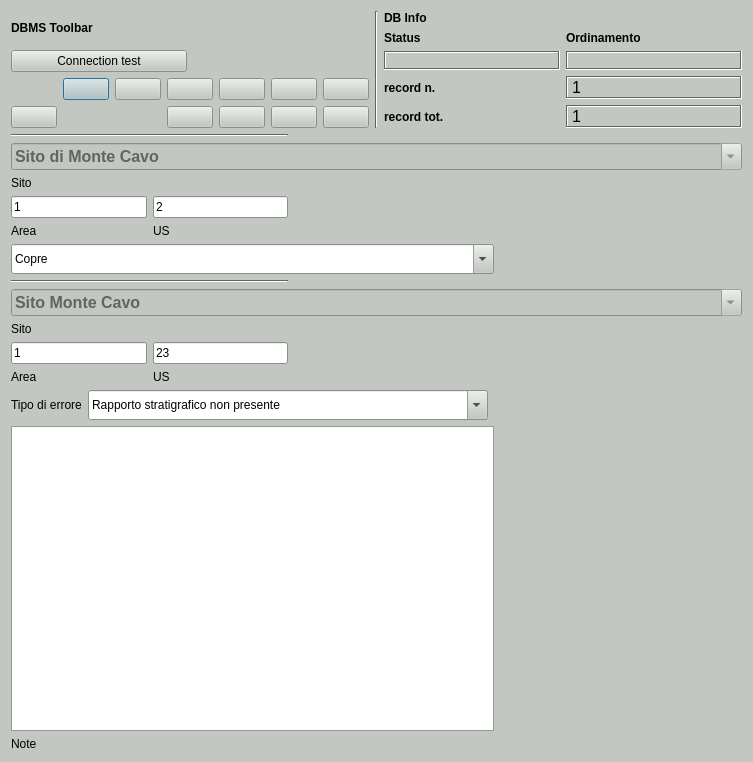
<?xml version="1.0" encoding="UTF-8"?>
<ui version="4.0">
 <class>DialogRelCheck</class>
 <widget class="QDialog" name="DialogRelCheck">
  <property name="geometry">
   <rect>
    <x>0</x>
    <y>0</y>
    <width>753</width>
    <height>762</height>
   </rect>
  </property>
  <property name="minimumSize">
   <size>
    <width>540</width>
    <height>400</height>
   </size>
  </property>
  <property name="palette">
   <palette>
    <active>
     <colorrole role="WindowText">
      <brush brushstyle="SolidPattern">
       <color alpha="255">
        <red>0</red>
        <green>0</green>
        <blue>0</blue>
       </color>
      </brush>
     </colorrole>
     <colorrole role="Button">
      <brush brushstyle="SolidPattern">
       <color alpha="255">
        <red>194</red>
        <green>200</green>
        <blue>193</blue>
       </color>
      </brush>
     </colorrole>
     <colorrole role="Light">
      <brush brushstyle="SolidPattern">
       <color alpha="255">
        <red>255</red>
        <green>255</green>
        <blue>255</blue>
       </color>
      </brush>
     </colorrole>
     <colorrole role="Midlight">
      <brush brushstyle="SolidPattern">
       <color alpha="255">
        <red>224</red>
        <green>227</green>
        <blue>224</blue>
       </color>
      </brush>
     </colorrole>
     <colorrole role="Dark">
      <brush brushstyle="SolidPattern">
       <color alpha="255">
        <red>97</red>
        <green>100</green>
        <blue>96</blue>
       </color>
      </brush>
     </colorrole>
     <colorrole role="Mid">
      <brush brushstyle="SolidPattern">
       <color alpha="255">
        <red>129</red>
        <green>133</green>
        <blue>129</blue>
       </color>
      </brush>
     </colorrole>
     <colorrole role="Text">
      <brush brushstyle="SolidPattern">
       <color alpha="255">
        <red>0</red>
        <green>0</green>
        <blue>0</blue>
       </color>
      </brush>
     </colorrole>
     <colorrole role="BrightText">
      <brush brushstyle="SolidPattern">
       <color alpha="255">
        <red>255</red>
        <green>255</green>
        <blue>255</blue>
       </color>
      </brush>
     </colorrole>
     <colorrole role="ButtonText">
      <brush brushstyle="SolidPattern">
       <color alpha="255">
        <red>0</red>
        <green>0</green>
        <blue>0</blue>
       </color>
      </brush>
     </colorrole>
     <colorrole role="Base">
      <brush brushstyle="SolidPattern">
       <color alpha="255">
        <red>255</red>
        <green>255</green>
        <blue>255</blue>
       </color>
      </brush>
     </colorrole>
     <colorrole role="Window">
      <brush brushstyle="SolidPattern">
       <color alpha="255">
        <red>194</red>
        <green>200</green>
        <blue>193</blue>
       </color>
      </brush>
     </colorrole>
     <colorrole role="Shadow">
      <brush brushstyle="SolidPattern">
       <color alpha="255">
        <red>0</red>
        <green>0</green>
        <blue>0</blue>
       </color>
      </brush>
     </colorrole>
     <colorrole role="AlternateBase">
      <brush brushstyle="SolidPattern">
       <color alpha="255">
        <red>224</red>
        <green>227</green>
        <blue>224</blue>
       </color>
      </brush>
     </colorrole>
     <colorrole role="ToolTipBase">
      <brush brushstyle="SolidPattern">
       <color alpha="255">
        <red>255</red>
        <green>255</green>
        <blue>220</blue>
       </color>
      </brush>
     </colorrole>
     <colorrole role="ToolTipText">
      <brush brushstyle="SolidPattern">
       <color alpha="255">
        <red>0</red>
        <green>0</green>
        <blue>0</blue>
       </color>
      </brush>
     </colorrole>
    </active>
    <inactive>
     <colorrole role="WindowText">
      <brush brushstyle="SolidPattern">
       <color alpha="255">
        <red>0</red>
        <green>0</green>
        <blue>0</blue>
       </color>
      </brush>
     </colorrole>
     <colorrole role="Button">
      <brush brushstyle="SolidPattern">
       <color alpha="255">
        <red>194</red>
        <green>200</green>
        <blue>193</blue>
       </color>
      </brush>
     </colorrole>
     <colorrole role="Light">
      <brush brushstyle="SolidPattern">
       <color alpha="255">
        <red>255</red>
        <green>255</green>
        <blue>255</blue>
       </color>
      </brush>
     </colorrole>
     <colorrole role="Midlight">
      <brush brushstyle="SolidPattern">
       <color alpha="255">
        <red>224</red>
        <green>227</green>
        <blue>224</blue>
       </color>
      </brush>
     </colorrole>
     <colorrole role="Dark">
      <brush brushstyle="SolidPattern">
       <color alpha="255">
        <red>97</red>
        <green>100</green>
        <blue>96</blue>
       </color>
      </brush>
     </colorrole>
     <colorrole role="Mid">
      <brush brushstyle="SolidPattern">
       <color alpha="255">
        <red>129</red>
        <green>133</green>
        <blue>129</blue>
       </color>
      </brush>
     </colorrole>
     <colorrole role="Text">
      <brush brushstyle="SolidPattern">
       <color alpha="255">
        <red>0</red>
        <green>0</green>
        <blue>0</blue>
       </color>
      </brush>
     </colorrole>
     <colorrole role="BrightText">
      <brush brushstyle="SolidPattern">
       <color alpha="255">
        <red>255</red>
        <green>255</green>
        <blue>255</blue>
       </color>
      </brush>
     </colorrole>
     <colorrole role="ButtonText">
      <brush brushstyle="SolidPattern">
       <color alpha="255">
        <red>0</red>
        <green>0</green>
        <blue>0</blue>
       </color>
      </brush>
     </colorrole>
     <colorrole role="Base">
      <brush brushstyle="SolidPattern">
       <color alpha="255">
        <red>255</red>
        <green>255</green>
        <blue>255</blue>
       </color>
      </brush>
     </colorrole>
     <colorrole role="Window">
      <brush brushstyle="SolidPattern">
       <color alpha="255">
        <red>194</red>
        <green>200</green>
        <blue>193</blue>
       </color>
      </brush>
     </colorrole>
     <colorrole role="Shadow">
      <brush brushstyle="SolidPattern">
       <color alpha="255">
        <red>0</red>
        <green>0</green>
        <blue>0</blue>
       </color>
      </brush>
     </colorrole>
     <colorrole role="AlternateBase">
      <brush brushstyle="SolidPattern">
       <color alpha="255">
        <red>224</red>
        <green>227</green>
        <blue>224</blue>
       </color>
      </brush>
     </colorrole>
     <colorrole role="ToolTipBase">
      <brush brushstyle="SolidPattern">
       <color alpha="255">
        <red>255</red>
        <green>255</green>
        <blue>220</blue>
       </color>
      </brush>
     </colorrole>
     <colorrole role="ToolTipText">
      <brush brushstyle="SolidPattern">
       <color alpha="255">
        <red>0</red>
        <green>0</green>
        <blue>0</blue>
       </color>
      </brush>
     </colorrole>
    </inactive>
    <disabled>
     <colorrole role="WindowText">
      <brush brushstyle="SolidPattern">
       <color alpha="255">
        <red>97</red>
        <green>100</green>
        <blue>96</blue>
       </color>
      </brush>
     </colorrole>
     <colorrole role="Button">
      <brush brushstyle="SolidPattern">
       <color alpha="255">
        <red>194</red>
        <green>200</green>
        <blue>193</blue>
       </color>
      </brush>
     </colorrole>
     <colorrole role="Light">
      <brush brushstyle="SolidPattern">
       <color alpha="255">
        <red>255</red>
        <green>255</green>
        <blue>255</blue>
       </color>
      </brush>
     </colorrole>
     <colorrole role="Midlight">
      <brush brushstyle="SolidPattern">
       <color alpha="255">
        <red>224</red>
        <green>227</green>
        <blue>224</blue>
       </color>
      </brush>
     </colorrole>
     <colorrole role="Dark">
      <brush brushstyle="SolidPattern">
       <color alpha="255">
        <red>97</red>
        <green>100</green>
        <blue>96</blue>
       </color>
      </brush>
     </colorrole>
     <colorrole role="Mid">
      <brush brushstyle="SolidPattern">
       <color alpha="255">
        <red>129</red>
        <green>133</green>
        <blue>129</blue>
       </color>
      </brush>
     </colorrole>
     <colorrole role="Text">
      <brush brushstyle="SolidPattern">
       <color alpha="255">
        <red>97</red>
        <green>100</green>
        <blue>96</blue>
       </color>
      </brush>
     </colorrole>
     <colorrole role="BrightText">
      <brush brushstyle="SolidPattern">
       <color alpha="255">
        <red>255</red>
        <green>255</green>
        <blue>255</blue>
       </color>
      </brush>
     </colorrole>
     <colorrole role="ButtonText">
      <brush brushstyle="SolidPattern">
       <color alpha="255">
        <red>97</red>
        <green>100</green>
        <blue>96</blue>
       </color>
      </brush>
     </colorrole>
     <colorrole role="Base">
      <brush brushstyle="SolidPattern">
       <color alpha="255">
        <red>194</red>
        <green>200</green>
        <blue>193</blue>
       </color>
      </brush>
     </colorrole>
     <colorrole role="Window">
      <brush brushstyle="SolidPattern">
       <color alpha="255">
        <red>194</red>
        <green>200</green>
        <blue>193</blue>
       </color>
      </brush>
     </colorrole>
     <colorrole role="Shadow">
      <brush brushstyle="SolidPattern">
       <color alpha="255">
        <red>0</red>
        <green>0</green>
        <blue>0</blue>
       </color>
      </brush>
     </colorrole>
     <colorrole role="AlternateBase">
      <brush brushstyle="SolidPattern">
       <color alpha="255">
        <red>194</red>
        <green>200</green>
        <blue>193</blue>
       </color>
      </brush>
     </colorrole>
     <colorrole role="ToolTipBase">
      <brush brushstyle="SolidPattern">
       <color alpha="255">
        <red>255</red>
        <green>255</green>
        <blue>220</blue>
       </color>
      </brush>
     </colorrole>
     <colorrole role="ToolTipText">
      <brush brushstyle="SolidPattern">
       <color alpha="255">
        <red>0</red>
        <green>0</green>
        <blue>0</blue>
       </color>
      </brush>
     </colorrole>
    </disabled>
   </palette>
  </property>
  <property name="windowTitle">
   <string>pyArchInit Gestione Scavi - Gestione Errori rapproti stratigrafici</string>
  </property>
  <property name="windowIcon">
   <iconset>
    <normaloff>:/icons/delete.png</normaloff>:/icons/delete.png</iconset>
  </property>
  <layout class="QGridLayout" name="gridLayout_6">
   <item row="4" column="1">
    <widget class="QComboBox" name="comboBox_type_error">
     <property name="enabled">
      <bool>true</bool>
     </property>
     <property name="minimumSize">
      <size>
       <width>400</width>
       <height>30</height>
      </size>
     </property>
     <property name="maximumSize">
      <size>
       <width>16777215</width>
       <height>30</height>
      </size>
     </property>
     <property name="editable">
      <bool>true</bool>
     </property>
     <item>
      <property name="text">
       <string>Rapporto stratigrafico non presente</string>
      </property>
     </item>
    </widget>
   </item>
   <item row="0" column="0" colspan="4">
    <layout class="QHBoxLayout" name="horizontalLayout">
     <item>
      <layout class="QGridLayout" name="gridLayout_2">
       <item row="0" column="0">
        <widget class="QLabel" name="label_29">
         <property name="font">
          <font>
           <weight>75</weight>
           <bold>true</bold>
          </font>
         </property>
         <property name="text">
          <string>DBMS Toolbar</string>
         </property>
        </widget>
       </item>
       <item row="2" column="0" colspan="2">
        <layout class="QGridLayout" name="gridLayout">
         <item row="0" column="5">
          <widget class="QPushButton" name="pushButton_first_rec">
           <property name="toolTip">
            <string>First rec</string>
           </property>
           <property name="text">
            <string/>
           </property>
           <property name="icon">
            <iconset>
             <normaloff>:/icons/5_leftArrows.png</normaloff>:/icons/5_leftArrows.png</iconset>
           </property>
          </widget>
         </item>
         <item row="0" column="7">
          <widget class="QPushButton" name="pushButton_next_rec">
           <property name="toolTip">
            <string>Next rec</string>
           </property>
           <property name="text">
            <string/>
           </property>
           <property name="icon">
            <iconset>
             <normaloff>:/icons/6_rightArrow.png</normaloff>:/icons/6_rightArrow.png</iconset>
           </property>
          </widget>
         </item>
         <item row="0" column="8">
          <widget class="QPushButton" name="pushButton_last_rec">
           <property name="toolTip">
            <string>Last rec</string>
           </property>
           <property name="text">
            <string/>
           </property>
           <property name="icon">
            <iconset>
             <normaloff>:/icons/7_rightArrows.png</normaloff>:/icons/7_rightArrows.png</iconset>
           </property>
          </widget>
         </item>
         <item row="0" column="9">
          <widget class="QPushButton" name="pushButton_new_rec">
           <property name="font">
            <font>
             <pointsize>9</pointsize>
            </font>
           </property>
           <property name="toolTip">
            <string>New record</string>
           </property>
           <property name="text">
            <string/>
           </property>
           <property name="icon">
            <iconset>
             <normaloff>:/icons/newrec.png</normaloff>:/icons/newrec.png</iconset>
           </property>
          </widget>
         </item>
         <item row="0" column="10">
          <widget class="QPushButton" name="pushButton_save">
           <property name="font">
            <font>
             <pointsize>9</pointsize>
            </font>
           </property>
           <property name="toolTip">
            <string>Save</string>
           </property>
           <property name="text">
            <string/>
           </property>
           <property name="icon">
            <iconset>
             <normaloff>:/icons/b_save.png</normaloff>:/icons/b_save.png</iconset>
           </property>
           <property name="autoDefault">
            <bool>false</bool>
           </property>
          </widget>
         </item>
         <item row="1" column="7">
          <widget class="QPushButton" name="pushButton_new_search">
           <property name="font">
            <font>
             <pointsize>9</pointsize>
            </font>
           </property>
           <property name="toolTip">
            <string>new search</string>
           </property>
           <property name="text">
            <string/>
           </property>
           <property name="icon">
            <iconset>
             <normaloff>:/icons/new_search.png</normaloff>:/icons/new_search.png</iconset>
           </property>
          </widget>
         </item>
         <item row="1" column="8">
          <widget class="QPushButton" name="pushButton_search_go">
           <property name="font">
            <font>
             <pointsize>9</pointsize>
            </font>
           </property>
           <property name="toolTip">
            <string>search !!!</string>
           </property>
           <property name="text">
            <string/>
           </property>
           <property name="icon">
            <iconset>
             <normaloff>:/icons/search.png</normaloff>:/icons/search.png</iconset>
           </property>
          </widget>
         </item>
         <item row="1" column="9">
          <widget class="QPushButton" name="pushButton_sort">
           <property name="font">
            <font>
             <pointsize>9</pointsize>
            </font>
           </property>
           <property name="toolTip">
            <string>Order by</string>
           </property>
           <property name="text">
            <string/>
           </property>
           <property name="icon">
            <iconset>
             <normaloff>:/icons/sort.png</normaloff>:/icons/sort.png</iconset>
           </property>
          </widget>
         </item>
         <item row="1" column="10">
          <widget class="QPushButton" name="pushButton_view_all">
           <property name="font">
            <font>
             <pointsize>9</pointsize>
            </font>
           </property>
           <property name="toolTip">
            <string>View alls records</string>
           </property>
           <property name="text">
            <string/>
           </property>
           <property name="icon">
            <iconset>
             <normaloff>:/icons/view_all.png</normaloff>:/icons/view_all.png</iconset>
           </property>
          </widget>
         </item>
         <item row="1" column="2">
          <widget class="QPushButton" name="pushButton_delete">
           <property name="enabled">
            <bool>true</bool>
           </property>
           <property name="font">
            <font>
             <pointsize>9</pointsize>
            </font>
           </property>
           <property name="toolTip">
            <string>Delete record</string>
           </property>
           <property name="text">
            <string/>
           </property>
           <property name="icon">
            <iconset>
             <normaloff>:/icons/delete.png</normaloff>:/icons/delete.png</iconset>
           </property>
          </widget>
         </item>
         <item row="0" column="6">
          <widget class="QPushButton" name="pushButton_prev_rec">
           <property name="toolTip">
            <string>Prev rec</string>
           </property>
           <property name="text">
            <string/>
           </property>
           <property name="icon">
            <iconset>
             <normaloff>:/icons/4_leftArrow.png</normaloff>:/icons/4_leftArrow.png</iconset>
           </property>
          </widget>
         </item>
        </layout>
       </item>
       <item row="1" column="0">
        <widget class="QPushButton" name="pushButton_connect">
         <property name="text">
          <string>Connection test</string>
         </property>
        </widget>
       </item>
      </layout>
     </item>
     <item>
      <widget class="Line" name="line_6">
       <property name="orientation">
        <enum>Qt::Vertical</enum>
       </property>
      </widget>
     </item>
     <item>
      <layout class="QGridLayout" name="gridLayout_5">
       <item row="0" column="0">
        <widget class="QLabel" name="label_42">
         <property name="font">
          <font>
           <weight>75</weight>
           <bold>true</bold>
          </font>
         </property>
         <property name="autoFillBackground">
          <bool>true</bool>
         </property>
         <property name="text">
          <string>DB Info</string>
         </property>
        </widget>
       </item>
       <item row="1" column="0">
        <layout class="QGridLayout" name="gridLayout_4">
         <item row="0" column="1">
          <widget class="QLabel" name="label_43">
           <property name="font">
            <font>
             <pointsize>9</pointsize>
             <weight>75</weight>
             <bold>true</bold>
            </font>
           </property>
           <property name="text">
            <string>Ordinamento</string>
           </property>
           <property name="margin">
            <number>0</number>
           </property>
          </widget>
         </item>
         <item row="1" column="0">
          <widget class="QLabel" name="label_status">
           <property name="minimumSize">
            <size>
             <width>40</width>
             <height>0</height>
            </size>
           </property>
           <property name="font">
            <font>
             <pointsize>10</pointsize>
             <weight>75</weight>
             <bold>true</bold>
            </font>
           </property>
           <property name="cursor">
            <cursorShape>ForbiddenCursor</cursorShape>
           </property>
           <property name="mouseTracking">
            <bool>false</bool>
           </property>
           <property name="contextMenuPolicy">
            <enum>Qt::ContextMenuPolicy::DefaultContextMenu</enum>
           </property>
           <property name="frameShape">
            <enum>QFrame::Shape::Box</enum>
           </property>
           <property name="frameShadow">
            <enum>QFrame::Shadow::Sunken</enum>
           </property>
           <property name="text">
            <string/>
           </property>
           <property name="alignment">
            <set>Qt::AlignCenter</set>
           </property>
           <property name="margin">
            <number>0</number>
           </property>
          </widget>
         </item>
         <item row="1" column="1">
          <widget class="QLabel" name="label_sort">
           <property name="font">
            <font>
             <pointsize>10</pointsize>
             <weight>75</weight>
             <bold>true</bold>
            </font>
           </property>
           <property name="cursor">
            <cursorShape>ForbiddenCursor</cursorShape>
           </property>
           <property name="mouseTracking">
            <bool>false</bool>
           </property>
           <property name="contextMenuPolicy">
            <enum>Qt::ContextMenuPolicy::DefaultContextMenu</enum>
           </property>
           <property name="frameShape">
            <enum>QFrame::Shape::Box</enum>
           </property>
           <property name="frameShadow">
            <enum>QFrame::Shadow::Sunken</enum>
           </property>
           <property name="text">
            <string/>
           </property>
           <property name="alignment">
            <set>Qt::AlignCenter</set>
           </property>
           <property name="margin">
            <number>0</number>
           </property>
          </widget>
         </item>
         <item row="0" column="0">
          <widget class="QLabel" name="label_34">
           <property name="font">
            <font>
             <pointsize>9</pointsize>
             <weight>75</weight>
             <bold>true</bold>
            </font>
           </property>
           <property name="text">
            <string>Status</string>
           </property>
           <property name="margin">
            <number>0</number>
           </property>
          </widget>
         </item>
        </layout>
       </item>
       <item row="2" column="0">
        <layout class="QGridLayout" name="gridLayout_3">
         <item row="0" column="0">
          <widget class="QLabel" name="label_27">
           <property name="font">
            <font>
             <pointsize>9</pointsize>
             <weight>75</weight>
             <bold>true</bold>
            </font>
           </property>
           <property name="text">
            <string>record n.</string>
           </property>
           <property name="margin">
            <number>0</number>
           </property>
          </widget>
         </item>
         <item row="0" column="1">
          <widget class="QLabel" name="label_rec_corrente">
           <property name="font">
            <font>
             <family>Microsoft Sans Serif</family>
             <pointsize>12</pointsize>
            </font>
           </property>
           <property name="cursor">
            <cursorShape>ForbiddenCursor</cursorShape>
           </property>
           <property name="mouseTracking">
            <bool>false</bool>
           </property>
           <property name="contextMenuPolicy">
            <enum>Qt::ContextMenuPolicy::DefaultContextMenu</enum>
           </property>
           <property name="frameShape">
            <enum>QFrame::Shape::Box</enum>
           </property>
           <property name="frameShadow">
            <enum>QFrame::Shadow::Sunken</enum>
           </property>
           <property name="text">
            <string>1</string>
           </property>
          </widget>
         </item>
         <item row="1" column="0">
          <widget class="QLabel" name="label_28">
           <property name="font">
            <font>
             <pointsize>9</pointsize>
             <weight>75</weight>
             <bold>true</bold>
            </font>
           </property>
           <property name="text">
            <string>record tot.</string>
           </property>
           <property name="margin">
            <number>0</number>
           </property>
          </widget>
         </item>
         <item row="1" column="1">
          <widget class="QLabel" name="label_rec_tot">
           <property name="font">
            <font>
             <family>Microsoft Sans Serif</family>
             <pointsize>12</pointsize>
            </font>
           </property>
           <property name="cursor">
            <cursorShape>ForbiddenCursor</cursorShape>
           </property>
           <property name="mouseTracking">
            <bool>false</bool>
           </property>
           <property name="contextMenuPolicy">
            <enum>Qt::ContextMenuPolicy::DefaultContextMenu</enum>
           </property>
           <property name="frameShape">
            <enum>QFrame::Shape::Box</enum>
           </property>
           <property name="frameShadow">
            <enum>QFrame::Shadow::Sunken</enum>
           </property>
           <property name="text">
            <string>1</string>
           </property>
          </widget>
         </item>
        </layout>
       </item>
      </layout>
     </item>
    </layout>
   </item>
   <item row="1" column="0" colspan="4">
    <layout class="QGridLayout" name="gridLayout_7">
     <item row="0" column="0" colspan="2">
      <widget class="Line" name="line_8">
       <property name="font">
        <font>
         <weight>75</weight>
         <bold>true</bold>
        </font>
       </property>
       <property name="orientation">
        <enum>Qt::Horizontal</enum>
       </property>
      </widget>
     </item>
     <item row="1" column="0" colspan="3">
      <layout class="QVBoxLayout" name="verticalLayout">
       <item>
        <widget class="QComboBox" name="comboBox_sito">
         <property name="enabled">
          <bool>false</bool>
         </property>
         <property name="minimumSize">
          <size>
           <width>0</width>
           <height>0</height>
          </size>
         </property>
         <property name="maximumSize">
          <size>
           <width>16777215</width>
           <height>30</height>
          </size>
         </property>
         <property name="font">
          <font>
           <pointsize>12</pointsize>
           <weight>75</weight>
           <bold>true</bold>
          </font>
         </property>
         <property name="mouseTracking">
          <bool>true</bool>
         </property>
         <property name="editable">
          <bool>true</bool>
         </property>
         <property name="maxVisibleItems">
          <number>99999</number>
         </property>
         <property name="maxCount">
          <number>2147483647</number>
         </property>
         <item>
          <property name="text">
           <string>Sito di Monte Cavo</string>
          </property>
         </item>
        </widget>
       </item>
       <item>
        <widget class="QLabel" name="label">
         <property name="text">
          <string>Sito</string>
         </property>
        </widget>
       </item>
      </layout>
     </item>
     <item row="2" column="0">
      <layout class="QVBoxLayout" name="verticalLayout_2">
       <item>
        <widget class="QLineEdit" name="lineEdit_area">
         <property name="text">
          <string>1</string>
         </property>
        </widget>
       </item>
       <item>
        <widget class="QLabel" name="label_14">
         <property name="text">
          <string>Area</string>
         </property>
        </widget>
       </item>
      </layout>
     </item>
     <item row="2" column="1">
      <layout class="QVBoxLayout" name="verticalLayout_5">
       <item>
        <widget class="QLineEdit" name="lineEdit_us">
         <property name="text">
          <string>2</string>
         </property>
        </widget>
       </item>
       <item>
        <widget class="QLabel" name="label_15">
         <property name="text">
          <string>US</string>
         </property>
        </widget>
       </item>
      </layout>
     </item>
     <item row="2" column="2">
      <spacer name="horizontalSpacer_3">
       <property name="orientation">
        <enum>Qt::Horizontal</enum>
       </property>
       <property name="sizeHint" stdset="0">
        <size>
         <width>448</width>
         <height>20</height>
        </size>
       </property>
      </spacer>
     </item>
    </layout>
   </item>
   <item row="2" column="0" colspan="3">
    <widget class="QComboBox" name="comboBox_rapporto">
     <property name="enabled">
      <bool>true</bool>
     </property>
     <property name="minimumSize">
      <size>
       <width>0</width>
       <height>30</height>
      </size>
     </property>
     <property name="maximumSize">
      <size>
       <width>16777215</width>
       <height>30</height>
      </size>
     </property>
     <property name="editable">
      <bool>true</bool>
     </property>
     <item>
      <property name="text">
       <string>Copre</string>
      </property>
     </item>
    </widget>
   </item>
   <item row="4" column="3">
    <spacer name="horizontalSpacer_5">
     <property name="orientation">
      <enum>Qt::Horizontal</enum>
     </property>
     <property name="sizeHint" stdset="0">
      <size>
       <width>178</width>
       <height>20</height>
      </size>
     </property>
    </spacer>
   </item>
   <item row="3" column="0" colspan="4">
    <layout class="QGridLayout" name="gridLayout_11">
     <item row="0" column="0" colspan="2">
      <widget class="Line" name="line_9">
       <property name="font">
        <font>
         <weight>75</weight>
         <bold>true</bold>
        </font>
       </property>
       <property name="orientation">
        <enum>Qt::Horizontal</enum>
       </property>
      </widget>
     </item>
     <item row="1" column="0" colspan="3">
      <layout class="QVBoxLayout" name="verticalLayout_7">
       <item>
        <widget class="QComboBox" name="comboBox_sito_rel">
         <property name="enabled">
          <bool>false</bool>
         </property>
         <property name="minimumSize">
          <size>
           <width>0</width>
           <height>0</height>
          </size>
         </property>
         <property name="maximumSize">
          <size>
           <width>16777215</width>
           <height>30</height>
          </size>
         </property>
         <property name="font">
          <font>
           <pointsize>12</pointsize>
           <weight>75</weight>
           <bold>true</bold>
          </font>
         </property>
         <property name="mouseTracking">
          <bool>true</bool>
         </property>
         <property name="editable">
          <bool>true</bool>
         </property>
         <property name="maxVisibleItems">
          <number>99999</number>
         </property>
         <property name="maxCount">
          <number>2147483647</number>
         </property>
         <item>
          <property name="text">
           <string>Sito Monte Cavo</string>
          </property>
         </item>
        </widget>
       </item>
       <item>
        <widget class="QLabel" name="label_17">
         <property name="text">
          <string>Sito</string>
         </property>
        </widget>
       </item>
      </layout>
     </item>
     <item row="2" column="0">
      <layout class="QVBoxLayout" name="verticalLayout_8">
       <item>
        <widget class="QLineEdit" name="lineEdit_area_rel">
         <property name="text">
          <string>1</string>
         </property>
        </widget>
       </item>
       <item>
        <widget class="QLabel" name="label_18">
         <property name="text">
          <string>Area</string>
         </property>
        </widget>
       </item>
      </layout>
     </item>
     <item row="2" column="1">
      <layout class="QVBoxLayout" name="verticalLayout_9">
       <item>
        <widget class="QLineEdit" name="lineEdit_us_rel">
         <property name="text">
          <string>23</string>
         </property>
        </widget>
       </item>
       <item>
        <widget class="QLabel" name="label_19">
         <property name="text">
          <string>US</string>
         </property>
        </widget>
       </item>
      </layout>
     </item>
     <item row="2" column="2">
      <spacer name="horizontalSpacer_4">
       <property name="orientation">
        <enum>Qt::Horizontal</enum>
       </property>
       <property name="sizeHint" stdset="0">
        <size>
         <width>448</width>
         <height>20</height>
        </size>
       </property>
      </spacer>
     </item>
    </layout>
   </item>
   <item row="4" column="0">
    <widget class="QLabel" name="label_21">
     <property name="text">
      <string>Tipo di errore</string>
     </property>
    </widget>
   </item>
   <item row="6" column="0" colspan="3">
    <widget class="QLabel" name="label_20">
     <property name="text">
      <string>Note</string>
     </property>
    </widget>
   </item>
   <item row="5" column="0" colspan="3">
    <widget class="QTextEdit" name="textEdit_note">
     <property name="minimumSize">
      <size>
       <width>0</width>
       <height>20</height>
      </size>
     </property>
     <property name="maximumSize">
      <size>
       <width>16777215</width>
       <height>16000000</height>
      </size>
     </property>
     <property name="font">
      <font>
       <pointsize>10</pointsize>
      </font>
     </property>
    </widget>
   </item>
  </layout>
 </widget>
 <resources>
  <include location="resources.qrc"/>
 </resources>
 <connections/>
</ui>
